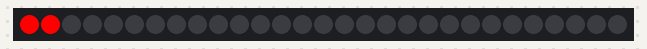
Simulated run of this sketch. Board: Arduino Uno, built with avr-gcc and run on an emulated ATmega328P. Shown: 29 RGB LEDs in strip order, left to right.

Above: at 1.28 s.
At 1.86 s:
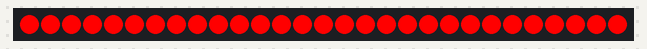

Measured:
- by itself, everything shown: repeats every 1.2 s, in 4 steps

The sketch:

firstdemo.ino
```cpp
/*

Demonstrates the use of the Parallax WS2812B RGB Led Module (#28085)

This demo cycles two LEDs through the three primary colors, red, blue, and
green, slowly fading in for each color.

For a demonstration using just one WS2812B RGB LED module, please see the
'WS2812B_Single' sketch.

------------

This sketch REQUIRES the use of a third-party library, Adafruit_NeoPixel.
Refer to the 'WS2812B_Single' sketch for important setup information
for this library.

This example code is for the Arduino Uno and direct compatible boards, using the
Arduino 1.0 or later IDE software. It has not been tested, nor designed for, other
Arduino boards, including the Arduino Due.

------------

Connections:
First LED    Arduino
GND          GND
5V           5V
SI           Digital Pin 6

First LED    Second LED
GND          GND
5V           5V
SO           SI

Note: Both the 5V and GND connections on the LED modules are thru-connected.
You may connect ground and power to either side of the module.

*/

#include <Adafruit_NeoPixel.h>         // Include Adafruit NeoPixel library
#define PIN            6               // First LED on digital pin 6
#define NUMLEDS        29               // Use total of 2 LEDs

// Create 'leds' object to drive LEDs
Adafruit_NeoPixel leds = Adafruit_NeoPixel(NUMLEDS, PIN, NEO_GRB + NEO_KHZ800);

int wait = 20;                         // Standard wait delay of 5 milliseconds

void setup() {
  leds.begin();                       // Initialize 'leds' object

  //Make sure both LEDs are off to demonstrate start of sketch
  leds.setPixelColor(0, leds.Color(0, 0, 0));  // Turn off LED0
  leds.setPixelColor(1, leds.Color(0, 0, 0));  // Turn off LED1
  leds.show();                        // Set new values
  delay(500);

}

//Race through LEDs in red
void loop() {


for(int k=0; k<NUMLEDS; k++){
  leds.setPixelColor(k, leds.Color(0,0,0)); // blank the array
  leds.show();
  delay(wait);
}

for(int k=0; k<NUMLEDS; k++){
  leds.setPixelColor((k-1)%NUMLEDS, leds.Color(255,0,0));
  leds.setPixelColor(k,leds.Color(255,0,0));
  leds.setPixelColor((k+1)%NUMLEDS, leds.Color(255,0,0));
  leds.show();
  delay(wait);
}

  /*
  for(int i=0; i<255; i++) {            // Count up color units from 0 to 255
    for(int k=0; k < NUMLEDS; k++){
    leds.setPixelColor(k, leds.Color(i, 0, 0));
  }// Color mix for LED0
   // leds.setPixelColor(1, leds.Color(0, i, 0));  // Color mix for LED1
    leds.show();                        // Set the LEDs
    delay(wait);                        // Delay for visual effect
  }
  for(int i=0; i<255; i++) {            // Loop through next color change
   for(int k=0; k<NUMLEDS; k++){
    leds.setPixelColor(k, leds.Color(0, i, 0));
   }
    //leds.setPixelColor(1, leds.Color(0, 0, i));
    leds.show();
    delay(wait);
  }
  for(int i=0; i<255; i++) {            // Loop through next color change
    for(int k=0; k<NUMLEDS; k++){
    leds.setPixelColor(k, leds.Color(0, 0, i));
    }//leds.setPixelColor(1, leds.Color(i, 0, 0));
    leds.show();
    delay(wait);
  }
  */


}
```
